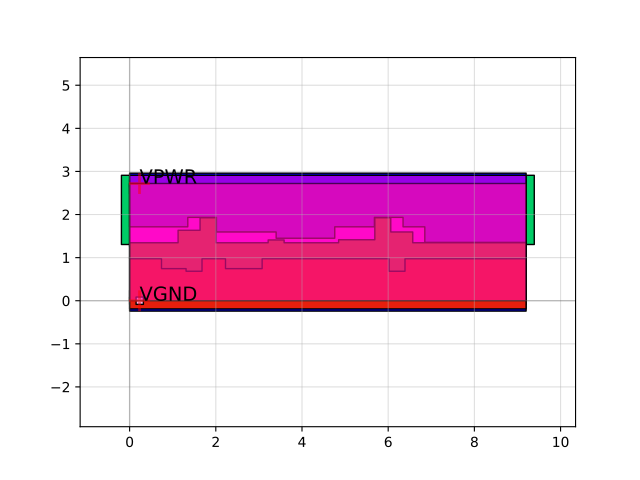

Here is the Python script that generated this plot:
import sky130

c = sky130.components.sky130_fd_sc_hd__mux4_4()
c.plot()
